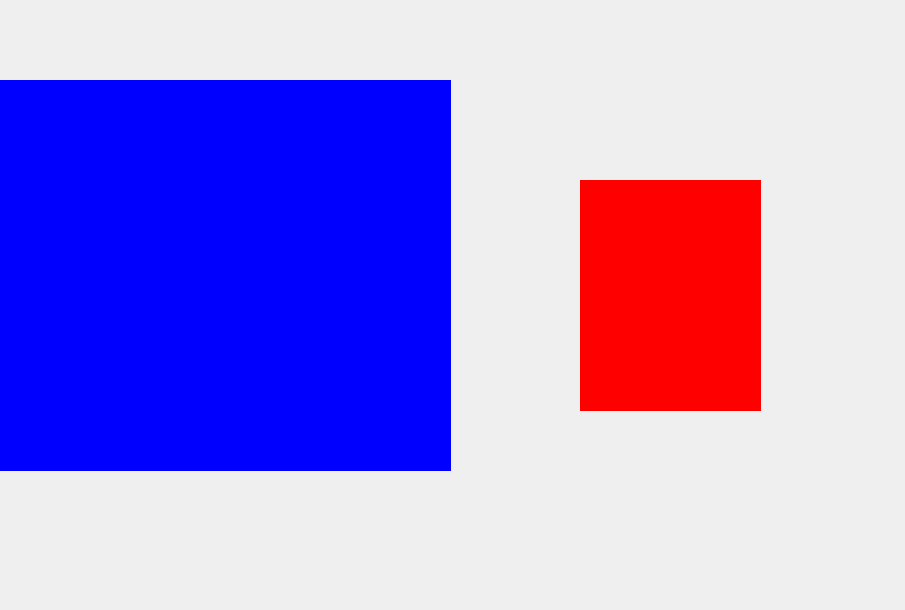
<?xml version="1.0" encoding="UTF-8"?>
<ui version="4.0">
 <class>Dialog</class>
 <widget class="QDialog" name="Dialog">
  <property name="geometry">
   <rect>
    <x>0</x>
    <y>0</y>
    <width>905</width>
    <height>610</height>
   </rect>
  </property>
  <property name="windowTitle">
   <string>Dialog</string>
  </property>
  <widget class="QWidget" name="widget" native="true">
   <property name="geometry">
    <rect>
     <x>-10</x>
     <y>80</y>
     <width>461</width>
     <height>391</height>
    </rect>
   </property>
   <property name="styleSheet">
    <string notr="true">background-color : blue;</string>
   </property>
  </widget>
  <widget class="QWidget" name="widget_2" native="true">
   <property name="geometry">
    <rect>
     <x>580</x>
     <y>180</y>
     <width>181</width>
     <height>231</height>
    </rect>
   </property>
   <property name="styleSheet">
    <string notr="true">background-color : red
;</string>
   </property>
  </widget>
 </widget>
 <resources/>
 <connections/>
</ui>
